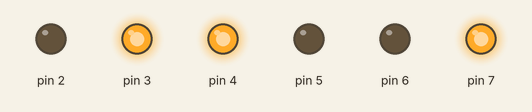
Bench run of a sketch on a simulated Arduino Uno, built with avr-gcc and run on an emulated ATmega328P. Parts: output pins drawn as LEDs (lit = HIGH). Pins used as bus, display or sensor lines are not drawn.

Above: at 0.05 s.
At 2.75 s:
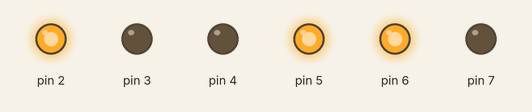
Timing chart, 0 to 3.0 s (numbered marks = the images above):
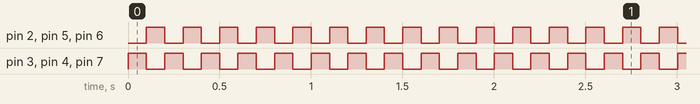

The sketch:

arduino_code.ino
```cpp
int number_buckey_per_edge = 4;
float ratio_to_aim=0.5;
float ratio;
float number_right=1.0;
float number_left=1.0;
bool last_left=false;
bool last_right=false;

char rcv_buf[20];

int t_delay = 100;

void setup() {
  int i;
  for(i=0;i<2*number_buckey_per_edge;i++){
    pinMode(i, OUTPUT);
  }
  Serial.begin(115200);
}

void loop() {
  int data_len;
  float data_received;
  while(1)
  {
    data_len=0;
    while(Serial.available())
    {
       rcv_buf[(data_len++)%20] =Serial.read();
    }
    data_received = *(float*)&rcv_buf;
    if(data_received>=0&&data_received<=1){
      ratio_to_aim=data_received;
      number_right=1;
      number_left=1;
    }
    else if(data_received>=11){
      t_delay= (int) data_received;
    }

    ratio = number_right/(number_right+number_left);
    if(ratio < ratio_to_aim){
      if (last_right){
        forward_right(false);
        last_right=false;
      }
      else {
        forward_right(true);
        last_right=true;
      }
      number_right++;
    }
    else {
      if (last_left){
        forward_left(false);
        last_left=false;
      }
      else {
        forward_left(true);
        last_left=true;
      }
    number_left++;
    }
    delay(t_delay);
  }
}

void forward_left(bool b){
  int i;
  bool previous=false;
  if(b){
    for(i=number_buckey_per_edge;i>0;i--){
      if (previous){
        digitalWrite(2*i-1, LOW);
        digitalWrite(2*i-2, HIGH);
        previous = false;
      }
      else {
        digitalWrite(2*i-2, LOW);
        digitalWrite(2*i-1, HIGH);
        previous = true;
      }
    }
  }
  else {
   for(i=number_buckey_per_edge;i>0;i--){
      if (previous){
        digitalWrite(2*i-2, LOW);
        digitalWrite(2*i-1, HIGH);
        previous = false;
      }
      else {
        digitalWrite(2*i-1, LOW);
        digitalWrite(2*i-2, HIGH);
        previous = true;
      }
    }
  }
}

void forward_right(bool b){
  int i;
  bool previous=false;
  if(b){
    for(i=2*number_buckey_per_edge;i>number_buckey_per_edge;i--){
      if (previous){
        digitalWrite(2*i-1, LOW);
        digitalWrite(2*i-2, HIGH);
        previous = false;
      }
      else {
        digitalWrite(2*i-2, LOW);
        digitalWrite(2*i-1, HIGH);
        previous = true;
      }
    }
  }
  else {
   for(i=2*number_buckey_per_edge;i>number_buckey_per_edge;i--){
      if (previous){
        digitalWrite(2*i-2, LOW);
        digitalWrite(2*i-1, HIGH);
        previous = false;
      }
      else {
        digitalWrite(2*i-1, LOW);
        digitalWrite(2*i-2, HIGH);
        previous = true;
      }
    }
  }
}


void forward_left_max_speed(bool b){
  if(b){

    digitalWrite(7, LOW);
    digitalWrite(6, HIGH);

    digitalWrite(4, LOW);
    digitalWrite(5, HIGH);

    digitalWrite(3, LOW);
    digitalWrite(2, HIGH);

    digitalWrite(0, LOW);
    digitalWrite(1, HIGH);

  }
  else {
    digitalWrite(6, LOW);
    digitalWrite(7, HIGH);

    digitalWrite(5, LOW);
    digitalWrite(4, HIGH);

    digitalWrite(2, LOW);
    digitalWrite(3, HIGH);

    digitalWrite(1, LOW);
    digitalWrite(0, HIGH);

  }
}

void forward_right_max_speed(bool b){
  if(b){

    digitalWrite(15, LOW);
    digitalWrite(14, HIGH);

    digitalWrite(12, LOW);
    digitalWrite(13, HIGH);

    digitalWrite(11, LOW);
    digitalWrite(10, HIGH);

    digitalWrite(8, LOW);
    digitalWrite(9, HIGH);
  }
  else {
    digitalWrite(14, LOW);
    digitalWrite(15, HIGH);

    digitalWrite(13, LOW);
    digitalWrite(12, HIGH);

    digitalWrite(10, LOW);
    digitalWrite(11, HIGH);

    digitalWrite(9, LOW);
    digitalWrite(8, HIGH);

  }
}
```

Measured:
- by itself, pin 2–7: alternates HIGH for 0.10 s and LOW for 0.10 s
